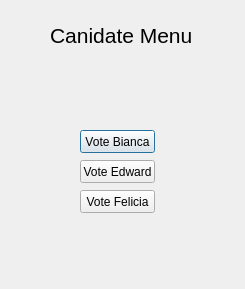
<?xml version="1.0" encoding="UTF-8"?>
<ui version="4.0">
 <class>Canidate_Menu</class>
 <widget class="QDialog" name="Canidate_Menu">
  <property name="geometry">
   <rect>
    <x>0</x>
    <y>0</y>
    <width>245</width>
    <height>289</height>
   </rect>
  </property>
  <property name="windowTitle">
   <string>Canidate Menu</string>
  </property>
  <widget class="QPushButton" name="Bianca_Button">
   <property name="geometry">
    <rect>
     <x>80</x>
     <y>130</y>
     <width>75</width>
     <height>23</height>
    </rect>
   </property>
   <property name="text">
    <string>Vote Bianca</string>
   </property>
  </widget>
  <widget class="QPushButton" name="Felicia_Button">
   <property name="geometry">
    <rect>
     <x>80</x>
     <y>190</y>
     <width>75</width>
     <height>23</height>
    </rect>
   </property>
   <property name="text">
    <string>Vote Felicia</string>
   </property>
  </widget>
  <widget class="QPushButton" name="Edward_Button">
   <property name="geometry">
    <rect>
     <x>80</x>
     <y>160</y>
     <width>75</width>
     <height>23</height>
    </rect>
   </property>
   <property name="text">
    <string>Vote Edward</string>
   </property>
  </widget>
  <widget class="QLabel" name="Canidate_Menu_Label">
   <property name="geometry">
    <rect>
     <x>50</x>
     <y>10</y>
     <width>141</width>
     <height>51</height>
    </rect>
   </property>
   <property name="text">
    <string>&lt;html&gt;&lt;head/&gt;&lt;body&gt;&lt;p&gt;&lt;span style=&quot; font-size:16pt;&quot;&gt;Canidate Menu&lt;/span&gt;&lt;/p&gt;&lt;/body&gt;&lt;/html&gt;</string>
   </property>
  </widget>
 </widget>
 <resources/>
 <connections/>
</ui>
